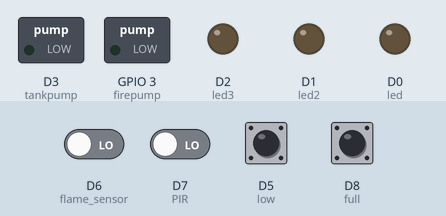
Bench run of a sketch on a simulated ESP8266 (NodeMCU). On the bench: switched loads named in the sketch (green lamp = pin HIGH), output pins drawn as LEDs (lit = HIGH). Inputs (shaded band) come from the test bench; at power-on: D5 (low), D8 (full) HIGH, D6 (flame_sensor), D7 (PIR) LOW. WiFi joins after 1.5 s; servers stay silent unless stated; the Firebase database answers and starts empty; what the sketch prints to the serial monitor is not drawn.

Above: at 2.7 s.
2.8 s: D6 (flame_sensor) driven HIGH
At 4.2 s:
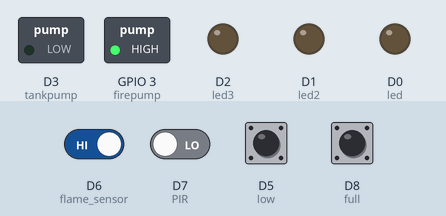
Timing chart, 0 to 5.8 s (numbered marks = the images above; inputs shaded):
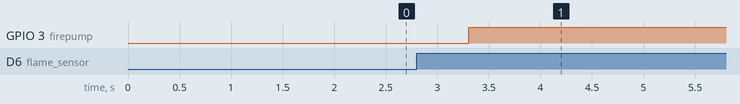

The sketch:

firebase_ino.ino
```cpp
/*
   Created by nurullah Sadekeen
   Email: nurullahsadekin@gmail.com
*/


//FirebaseESP8266.h must be included before ESP8266WiFi.h
#include "FirebaseESP8266.h"	// Install Firebase ESP8266 library
#include <ESP8266WiFi.h>
//#include <DHT.h>		// Install DHT11 Library and Adafruit Unified Sensor Library


#define FIREBASE_HOST "fir-iot-c6f4c.firebaseio.com" //Without http:// or https:// schemes
#define FIREBASE_AUTH "5z9Mz5pyxgSnnbfwDil7f9qGZzCbZt8zu3kgOmWF"
#define WIFI_SSID "EUB"
#define WIFI_PASSWORD "sixteen"

//#define DHTPIN 2		// Connect Data pin of DHT to D2
int flame_detected;
int led = D0;	// Connect LED to D4
int led2 = D1;
int led3 = D2;
int tankpump = D3;
int firepump = D9;
int flame_sensor = D6;
int PIR = D7;
int full = D8;
int low = D5;
// Connect LED to D5

//#define DHTTYPE    DHT11
//DHT dht(DHTPIN, DHTTYPE);

//Define FirebaseESP8266 data object
FirebaseData firebaseData;
FirebaseData ledData;
FirebaseData led2Data;

FirebaseJson json;


void setup()
{

  Serial.begin(115200);

  //dht.begin();
    pinMode(led,OUTPUT);
    pinMode(led2,OUTPUT);
     pinMode(led3,OUTPUT);
      pinMode(firepump,OUTPUT);
       pinMode(tankpump,OUTPUT);
        pinMode(flame_sensor,INPUT);
         pinMode(PIR,INPUT);
          pinMode(full,INPUT);
           pinMode(low,INPUT);


  WiFi.begin(WIFI_SSID, WIFI_PASSWORD);
  Serial.print("Connecting to Wi-Fi");
  while (WiFi.status() != WL_CONNECTED)
  {
    Serial.print(".");
    delay(300);
  }
  Serial.println();
  Serial.print("Connected with IP: ");
  Serial.println(WiFi.localIP());
  Serial.println();

  Firebase.begin(FIREBASE_HOST, FIREBASE_AUTH);
  Firebase.reconnectWiFi(true);

}
void sensorUpdate(){
  // Reading temperature or humidity takes about 250 milliseconds!
  // Sensor readings may also be up to 2 seconds 'old' (its a very slow sensor)
  float h = 12.0; //dht.readHumidity();
  // Read temperature as Celsius (the default)
  float t = 11.19; //dht.readTemperature();
  // Read temperature as Fahrenheit (isFahrenheit = true)
  float f =7.5; //dht.readTemperature(true);

  // Check if any reads failed and exit early (to try again).
  if (isnan(h) || isnan(t) || isnan(f)) {
    Serial.println(F("Failed to read from DHT sensor!"));
    return;
  }

 /* Serial.print(F("Humidity: "));
  Serial.print(h);
  Serial.print(F("%  Temperature: "));
  Serial.print(t);
  Serial.print(F("C  ,"));
  Serial.print(f);
  Serial.println(F("F  "));
*/
  if (Firebase.setFloat(firebaseData, "/FirebaseIOT/temperature", t))
  {
   /* Serial.println("PASSED");
    Serial.println("PATH: " + firebaseData.dataPath());
    Serial.println("TYPE: " + firebaseData.dataType());
    Serial.println("ETag: " + firebaseData.ETag());
    Serial.println("------------------------------------");
    Serial.println();
    */
  }
  else
  {
   /* Serial.println("FAILED");
    Serial.println("REASON: " + firebaseData.errorReason());
    Serial.println("------------------------------------");
    Serial.println();
    */
  }

  if (Firebase.setFloat(firebaseData, "/FirebaseIOT/humidity", h))
  {
   /* Serial.println("PASSED");
    Serial.println("PATH: " + firebaseData.dataPath());
    Serial.println("TYPE: " + firebaseData.dataType());
    Serial.println("ETag: " + firebaseData.ETag());
    Serial.println("------------------------------------");
    Serial.println(); */
  }
  else
  {
    /* Serial.println("FAILED");
    Serial.println("REASON: " + firebaseData.errorReason());
    Serial.println("------------------------------------");
    Serial.println();
    */
  }
}
void loop() {
  sensorUpdate();
  if ((Firebase.getString(ledData, "/FirebaseIOT/led"))&&(Firebase.getString(led2Data, "/FirebaseIOT/led2"))){
   //Serial.println(ledData.stringData());
    if (ledData.stringData() == "0") {
    digitalWrite(led, HIGH);
    }
  else if (ledData.stringData() == "1"){
    digitalWrite(led, LOW);
    }
    if (led2Data.stringData() == "0") {
    digitalWrite(led2, HIGH);
    }
  else if (led2Data.stringData() == "1"){
    digitalWrite(led2, LOW);
    }
  }
  ////////////////////Motion Detection////////////////////////////////
  if (digitalRead (PIR) == HIGH)
 {
  digitalWrite (led3,HIGH);
  }
else {
    digitalWrite (led3,LOW);
  }
 //////////////////////////////////Flame/////////////////////////////
 flame_detected = digitalRead(flame_sensor);
  if (flame_detected == 1)
  {
    Serial.println("Flame detected...! take action immediately.");
    digitalWrite(firepump, HIGH);
    delay(10000);
  }
  else
  {
    Serial.println("No flame detected. stay cool");
    digitalWrite(firepump, LOW);
  }
  /////////////////////////////////////Tank//////////////////////////////////
   if (digitalRead(full) == LOW && digitalRead(low) == LOW)
  {
    digitalWrite(tankpump, HIGH);
    }
    else if(digitalRead(full) == HIGH && digitalRead(low) == HIGH) {
  digitalWrite(tankpump, LOW);
  }
}
```

Measured:
- after the input at 2.8 s, GPIO 3 (firepump): LOW → HIGH after 0.50 s
